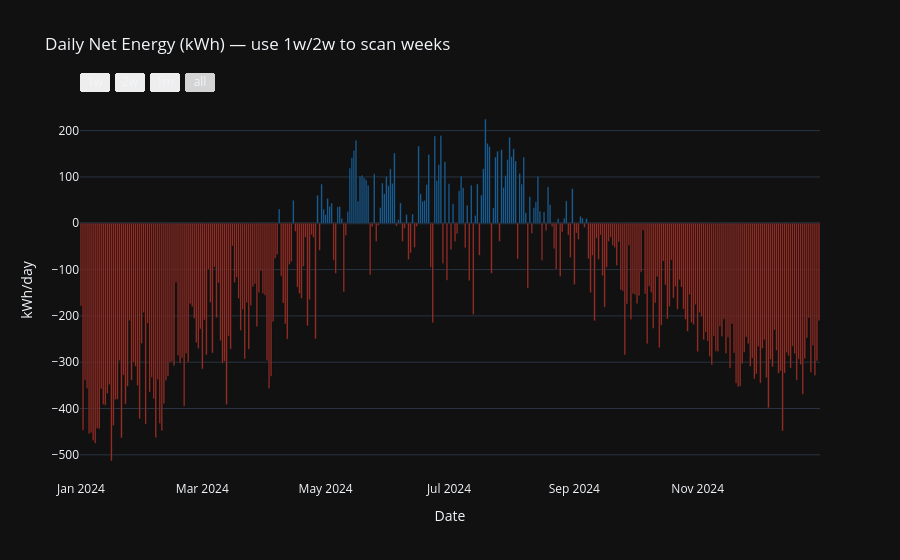
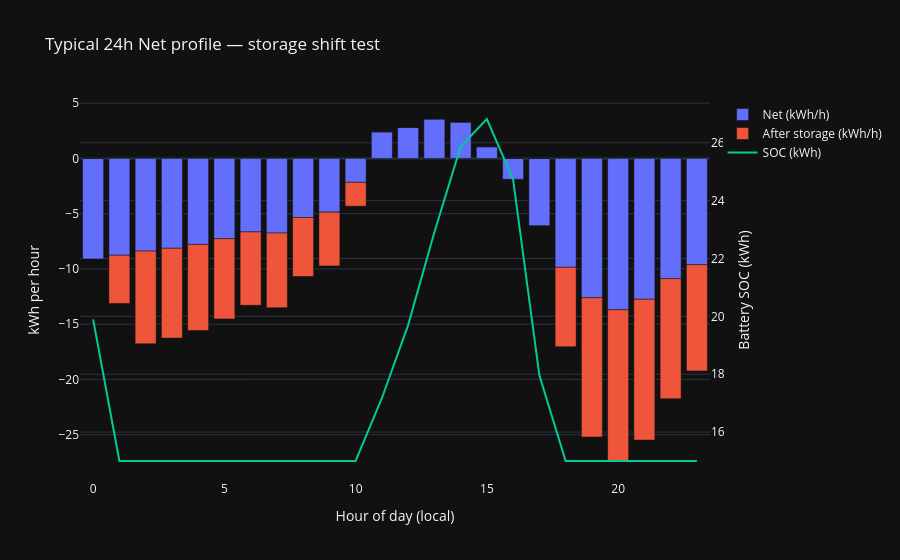

The notebook cell saved with these charts, in order:
### Code cell
# Uses existing: pd, np, go, TZ, systems

# --- 0) Local-naive index
t = pd.to_datetime(systems.index)
if getattr(t, "tz", None) is not None:
    t = t.tz_convert(TZ).tz_localize(None)
sys_ = systems.copy(); sys_.index = t

# --- 1) Net energy per sample (kWh). Assumes columns are kWh per interval.
prod_col, grid_in_col = "Produktion", "El kWh"
net_e = (sys_[prod_col] - sys_[grid_in_col]).rename("net_kWh")

# --- 2) DAILY Net (kWh/day) — weekly/daily scanning
net_kwh_d = net_e.resample("D").sum()

# color by sign
colors = np.where(net_kwh_d.values >= 0, "rgba(33,150,243,0.7)", "rgba(244,67,54,0.7)")

fig_week_net = go.Figure()
fig_week_net.add_bar(x=net_kwh_d.index, y=net_kwh_d.values, name="Net (kWh/day)", marker_color=colors)
fig_week_net.update_layout(
    title="Daily Net Energy (kWh) — use 1w/2w to scan weeks",
    xaxis=dict(
        title="Date",
        rangeselector=dict(buttons=[
            dict(count=7,  step="day",   label="1w", stepmode="backward"),
            dict(count=14, step="day",   label="2w", stepmode="backward"),
            dict(count=1,  step="month", label="1m", stepmode="backward"),
            dict(step="all")
        ]),
        rangeslider=dict(visible=False),
    ),
    yaxis=dict(title="kWh/day"),
    hovermode="x unified",
)
fig_week_net.show()

# --- 3) TYPICAL 24h Net profile (kWh per hour-of-day)
# If your samples aren't hourly, this still averages per clock hour across days.
net_kwh_by_hod = net_e.groupby(net_e.index.hour).mean().reindex(range(24), fill_value=0.0)
hod = np.arange(24)

# --- 4) Simple same-day storage model on the typical day
cap_kwh = 30.0        # capacity to test (edit)
eta_rt  = 0.90        # round-trip efficiency (edit)
soc0    = 0.5 * cap_kwh

soc = np.zeros(24); soc[0] = soc0
residual = np.zeros(24)   # after storage (positive=export, negative=import)
soc_now = soc0

for h in range(24):
    e = net_kwh_by_hod.iloc[h]  # + = surplus, - = deficit
    if e >= 0:
        # charge with efficiency on the way in
        charge = min(e * eta_rt, cap_kwh - soc_now)
        spill = e * eta_rt - charge
        soc_now += charge
        residual[h] = spill / eta_rt  # show spill as remaining export (undo efficiency for display)
    else:
        # discharge with efficiency on the way out
        need = -e
        discharge = min(need / eta_rt, soc_now)
        soc_now -= discharge
        unmet = need - discharge * eta_rt
        residual[h] = -(unmet)        # negative import remaining
    soc[h] = soc_now

# Optional: make SOC end roughly where it started (cyclic day)
# This keeps plots comparable; skip if you want raw outcome.
soc_shift = soc_now - soc0
if abs(soc_shift) > 1e-6:
    soc -= soc_shift
    soc_now -= soc_shift

# --- 5) Plot typical-day bars (original vs after-storage) + SOC
fig_daily = go.Figure()
fig_daily.add_bar(x=hod, y=net_kwh_by_hod.values, name="Net (kWh/h)")
fig_daily.add_bar(x=hod, y=residual, name="After storage (kWh/h)")
fig_daily.add_scatter(x=hod, y=soc, name="SOC (kWh)", mode="lines", yaxis="y2")

fig_daily.update_layout(
    title="Typical 24h Net profile — storage shift test",
    barmode="relative",
    xaxis=dict(title="Hour of day (local)"),
    yaxis=dict(title="kWh per hour"),
    yaxis2=dict(title="Battery SOC (kWh)", overlaying="y", side="right"),
    hovermode="x unified",
)
fig_daily.show()

### Figure 1 — Plotly figure (JSON) as saved in the notebook; plotly's stock layout.template omitted (floating-point values rounded to 4 significant figures; data arrays with more than 128 entries replaced by an {"elided": "..."} marker saying what was removed)
{"data": [{"marker": {"color": {"elided": "366 str values"}}, "name": "Net (kWh/day)", "x": {"elided": "366 str values"}, "y": {"elided": "366 float values"}, "type": "bar"}], "layout": {"xaxis": {"rangeslider": {"visible": false}, "title": {"text": "Date"}, "rangeselector": {"buttons": [{"count": 7, "label": "1w", "step": "day", "stepmode": "backward"}, {"count": 14, "label": "2w", "step": "day", "stepmode": "backward"}, {"count": 1, "label": "1m", "step": "month", "stepmode": "backward"}, {"step": "all"}]}}, "title": {"text": "Daily Net Energy (kWh) — use 1w/2w to scan weeks"}, "yaxis": {"title": {"text": "kWh/day"}}, "hovermode": "x unified"}}

### Figure 2 — Plotly figure (JSON) as saved in the notebook; plotly's stock layout.template omitted (floating-point values rounded to 4 significant figures)
{"data": [{"name": "Net (kWh/h)", "x": [0, 1, 2, 3, 4, 5, 6, 7, 8, 9, 10, 11, 12, 13, 14, 15, 16, 17, 18, 19, 20, 21, 22, 23], "y": [-9.095, -8.766, -8.386, -8.131, -7.782, -7.261, -6.649, -6.755, -5.345, -4.863, -2.161, 2.411, 2.808, 3.567, 3.288, 1.061, -1.889, -6.086, -9.853, -12.6, -13.69, -12.74, -10.87, -9.616], "type": "bar"}, {"name": "After storage (kWh/h)", "x": [0, 1, 2, 3, 4, 5, 6, 7, 8, 9, 10, 11, 12, 13, 14, 15, 16, 17, 18, 19, 20, 21, 22, 23], "y": [-0.0, -4.361, -8.386, -8.131, -7.782, -7.261, -6.649, -6.755, -5.345, -4.863, -2.161, 0.0, 0.0, 0.0, 0.0, 0.0, -0.0, -0.0, -7.189, -12.6, -13.69, -12.74, -10.87, -9.616], "type": "bar"}, {"mode": "lines", "name": "SOC (kWh)", "x": [0, 1, 2, 3, 4, 5, 6, 7, 8, 9, 10, 11, 12, 13, 14, 15, 16, 17, 18, 19, 20, 21, 22, 23], "y": [19.89, 15.0, 15.0, 15.0, 15.0, 15.0, 15.0, 15.0, 15.0, 15.0, 15.0, 17.17, 19.7, 22.91, 25.87, 26.82, 24.72, 17.96, 15.0, 15.0, 15.0, 15.0, 15.0, 15.0], "yaxis": "y2", "type": "scatter"}], "layout": {"yaxis2": {"title": {"text": "Battery SOC (kWh)"}, "overlaying": "y", "side": "right"}, "title": {"text": "Typical 24h Net profile — storage shift test"}, "barmode": "relative", "xaxis": {"title": {"text": "Hour of day (local)"}}, "yaxis": {"title": {"text": "kWh per hour"}}, "hovermode": "x unified"}}
